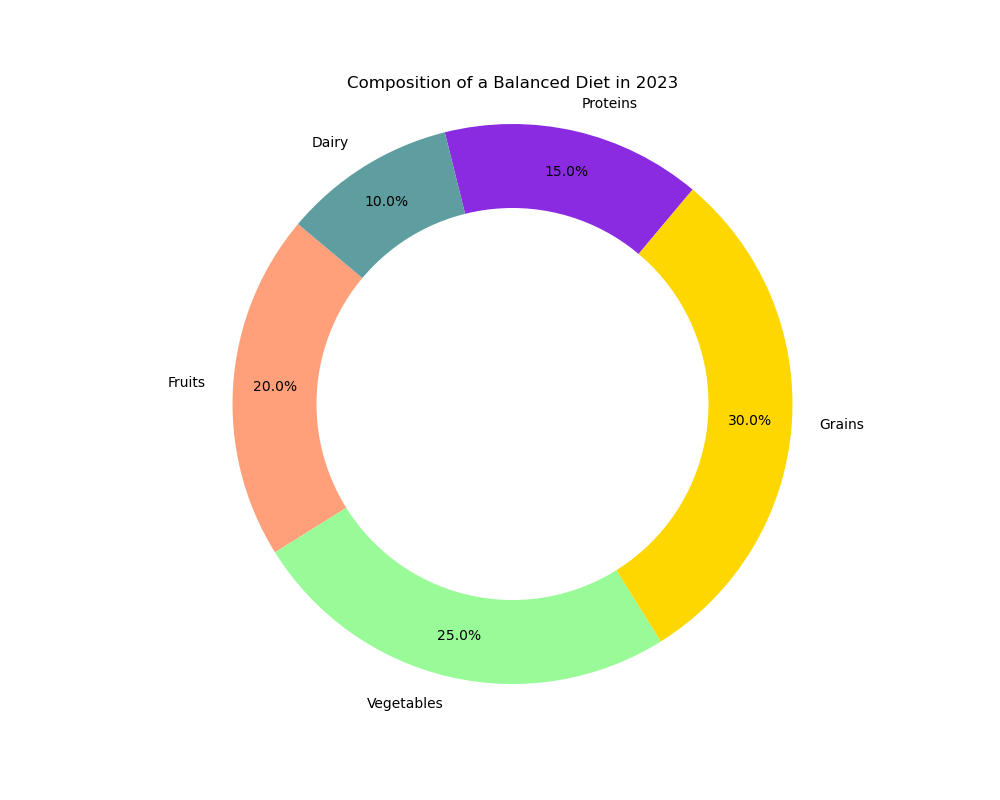

The Python source for this figure:

import matplotlib.pyplot as plt

# Data for the pie chart
foods = ['Fruits', 'Vegetables', 'Grains', 'Proteins', 'Dairy']
percentages = [20.0, 25.0, 30.0, 15.0, 10.0]

# Colors for each section of the pie chart
colors = ['#FFA07A', '#98FB98', '#FFD700', '#8A2BE2', '#5F9EA0']

# Create a pie chart
plt.figure(figsize=(10, 8))  # Modify the size of the chart
plt.pie(percentages, labels=foods, colors=colors, startangle=140, autopct='%1.1f%%', pctdistance=0.85)

# Draw a circle at the center to turn the pie chart into a donut chart
centre_circle = plt.Circle((0, 0), 0.70, fc='white')
fig = plt.gcf()
fig.gca().add_artist(centre_circle)

# Set the title of the chart
plt.title('Composition of a Balanced Diet in 2023')

# Equal aspect ratio ensures that pie is drawn as a circle
plt.axis('equal')

# Show the chart
plt.show()
